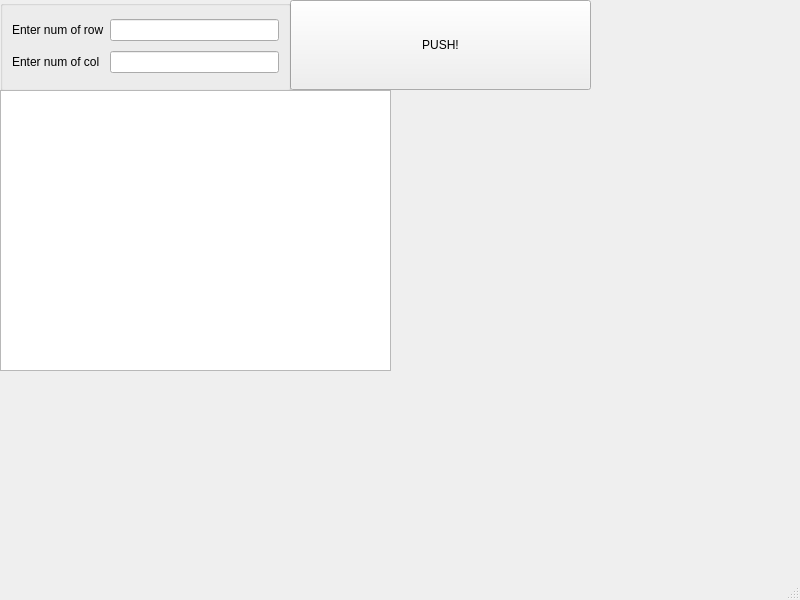
<?xml version="1.0" encoding="UTF-8"?>
<ui version="4.0">
 <class>MainWindow</class>
 <widget class="QMainWindow" name="MainWindow">
  <property name="geometry">
   <rect>
    <x>0</x>
    <y>0</y>
    <width>800</width>
    <height>600</height>
   </rect>
  </property>
  <property name="windowTitle">
   <string>MainWindow</string>
  </property>
  <widget class="QWidget" name="centralwidget">
   <widget class="QPushButton" name="pushButton">
    <property name="geometry">
     <rect>
      <x>290</x>
      <y>0</y>
      <width>301</width>
      <height>90</height>
     </rect>
    </property>
    <property name="text">
     <string>PUSH!</string>
    </property>
   </widget>
   <widget class="QGroupBox" name="groupBox">
    <property name="geometry">
     <rect>
      <x>0</x>
      <y>0</y>
      <width>291</width>
      <height>91</height>
     </rect>
    </property>
    <property name="title">
     <string/>
    </property>
    <layout class="QGridLayout" name="gridLayout">
     <item row="0" column="0">
      <widget class="QLabel" name="label">
       <property name="text">
        <string>Enter num of row</string>
       </property>
      </widget>
     </item>
     <item row="0" column="1">
      <widget class="QLineEdit" name="lineEdit"/>
     </item>
     <item row="1" column="0">
      <widget class="QLabel" name="label_2">
       <property name="text">
        <string>Enter num of col</string>
       </property>
      </widget>
     </item>
     <item row="1" column="1">
      <widget class="QLineEdit" name="lineEdit_2"/>
     </item>
    </layout>
   </widget>
   <widget class="QTableView" name="tableView">
    <property name="geometry">
     <rect>
      <x>0</x>
      <y>90</y>
      <width>391</width>
      <height>281</height>
     </rect>
    </property>
   </widget>
  </widget>
  <widget class="QMenuBar" name="menubar">
   <property name="geometry">
    <rect>
     <x>0</x>
     <y>0</y>
     <width>800</width>
     <height>25</height>
    </rect>
   </property>
  </widget>
  <widget class="QStatusBar" name="statusbar"/>
 </widget>
 <resources/>
 <connections/>
</ui>
